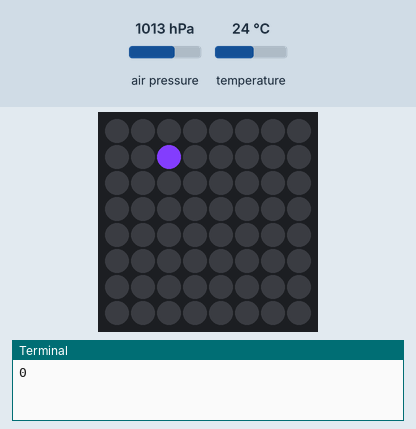
Recording of a program running on a simulated Raspberry Pi (BCM pin numbers) with a Sense HAT. Shown: the Sense HAT's 8×8 RGB LED matrix, the last lines printed to the terminal. Inputs (shaded band) come from the test bench; at power-on: air pressure 1013 hPa, temperature 24 °C. Dim RGB values are drawn brighter than linear; random numbers come from a fixed seed.

Above: at 1.17 s.
At 7.1 s:
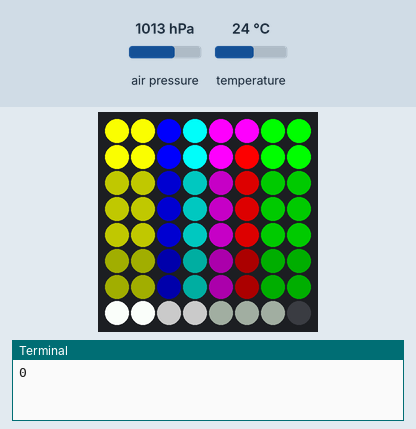
At 14.1 s:
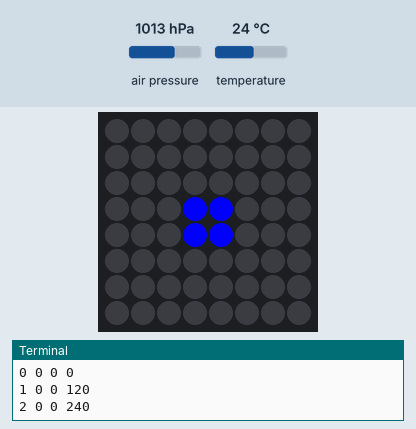
At 22.2 s:
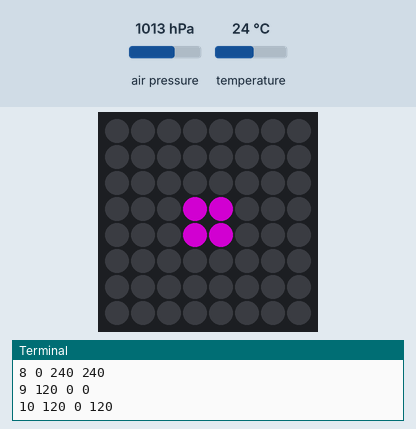
At 30.2 s:
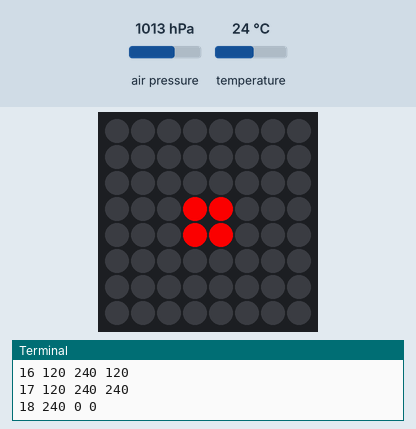
At 38.2 s:
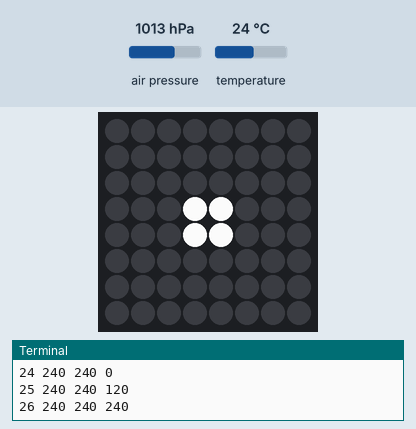

The program:

starts.py
```python
from random import randint, choice
from time import sleep
#from sense_emu import SenseHat
from sense_hat import SenseHat
sense = SenseHat()

sense.clear()
cl_y = (255, 255, 0)
cl_yl = (100, 100, 0)
cl_yv= (55, 55, 0)
cl_m = (0,255,255)
cl_ml = (0,100, 100)
cl_mv = (0,55,55)
cl_i = (255,0,255)
cl_il = (100,0,100)
cl_iv = (55,0,55)
cl_s = (0,0,255)
cl_sl = (0,0,120)
cl_sv = (0,0, 55)
cl_g = (0,255,0)
cl_gl = (0,105,0)
cl_gv = (0,55,0)
cl_r = (255, 0,0)
cl_rl = (155, 0,0)
cl_rv = (55, 0,0)
cl_w = (255, 255, 255)
cl_wl = (105, 105, 105)
cl_wv = (55, 55,55)
cl_b = (0, 0,0)

#sense.show_message("dzien dobry Mrusiu", scroll_speed=0.02, text_colour=g, back_colour = s)
#sense.show_message(":)", scroll_speed=0.1, text_colour=w, back_colour = b)
#SenseHat().show_message(":)", scroll_speed=0.1, text_colour=w, back_colour = b)

#Generate a random colour
def pick_random_colour():
  random_red = randint(0, 255)
  random_green = randint(0, 255)
  random_blue = randint(0, 255)
  return (random_red, random_green, random_blue)

def Bright(bri):
    bri+=1
    if bri>2:
        bri=1


def CalcAlt(lQNH, lPress, lTemp):
    if lPress == 0:
        return 0
    if lQNH == lPress:
        return 0
    return ((pow((lQNH / lPress), 1/5.257) - 1.0) * (lTemp + 273.15)) / 0.0065

print (CalcAlt (100,100,50))

sleep(1)
sense.clear()
i=0
while i<500:
    i+=1
    px=randint(0, 7)
    py=randint(0, 7)
    sense.set_pixel(px, py, pick_random_colour())
    sleep(0.01)

# Set up where each colour will display
creeper_pixels = [
    cl_g, cl_g, cl_g, cl_g, cl_g, cl_g, cl_g, cl_g,
    cl_g, cl_r, cl_r, cl_g, cl_g, cl_r, cl_r, cl_g,
    cl_r, cl_r, cl_r, cl_r, cl_r, cl_r, cl_r, cl_r,
    cl_r, cl_r, cl_r, cl_r, cl_r, cl_r, cl_r, cl_r,
    cl_g, cl_r, cl_r, cl_r, cl_r, cl_r, cl_r, cl_g,
    cl_g, cl_g, cl_r, cl_r, cl_r, cl_r, cl_g, cl_g,
    cl_g, cl_g, cl_g, cl_r, cl_r, cl_g, cl_g, cl_g,
    cl_g, cl_g, cl_g, cl_g, cl_g, cl_g, cl_g, cl_g
]
sense.set_pixels(creeper_pixels)

sleep(1)
creeper_pixels = [
    cl_y, cl_y,  cl_s, cl_m, cl_i, cl_i, cl_g, cl_g,
    cl_y, cl_y,  cl_s, cl_m, cl_i, cl_r, cl_g, cl_g,
    cl_yl, cl_yl, cl_sl, cl_ml, cl_il, cl_rl, cl_gl, cl_gl,
    cl_yl, cl_yl, cl_sl, cl_ml, cl_il, cl_rl, cl_gl, cl_gl,
    cl_yl, cl_yl, cl_sl, cl_ml, cl_il, cl_rl, cl_gl, cl_gl,
    cl_yv, cl_yv, cl_sv, cl_mv, cl_iv, cl_rv, cl_gv, cl_gv,
    cl_yv, cl_yv, cl_sv, cl_mv, cl_iv, cl_rv, cl_gv, cl_gv,
    cl_w, cl_w, cl_wl, cl_wl, cl_wv, cl_wv, cl_wv, cl_b

]


# Display these colours on the LED matrix
sense.set_pixels(creeper_pixels)

sleep(5)
sense.clear()
pressure=0
while pressure == 0:
    pressure = sense.get_pressure()
    Temp = sense.temp
    s_Temp='T '+ format(Temp, '.0f')
    s_press='P '+ format(pressure, '.0f')
    print(s_press, Temp)

#sense.show_message(s_press)
#sense.show_message(s_Temp)

QNH=1013
Alt='Alt '+ format(CalcAlt (QNH,pressure, Temp), '.0f')
#sense.show_message(Alt)

print(s_press, Temp, Alt)

cnt=0
step=120
y=x=0
r=g=b=0
while r <= 255:
    g=0
    while g <= 255:
        b=0
        while b <= 255:
#            sense.set_pixel(x,y,r,g,b)
            sense.set_pixel(3,3,r,g,b)
            sense.set_pixel(3,4,r,g,b)
            sense.set_pixel(4,3,r,g,b)
            sense.set_pixel(4,4,r,g,b)
            print(cnt,r,g,b)
            sleep(1)
            #br=cnt % 64
            #br=b % 11
            #if br == 0:
            #    sleep(5)
            cnt+=1
            y+=1
            if y == 8:
                y=0
                x+=1
                if x == 8:
                    x=0
            b+=step
        g+=step
    r+=step
sleep(5)
sense.show_letter("Z")
sleep(2)
sense.clear()
```

Measured:
- what the display in image 1 shows lasts 5.0 s, from 7.1 s to 12.1 s
- what the display in image 2 shows lasts 1.0 s, from 14.1 s to 15.1 s
